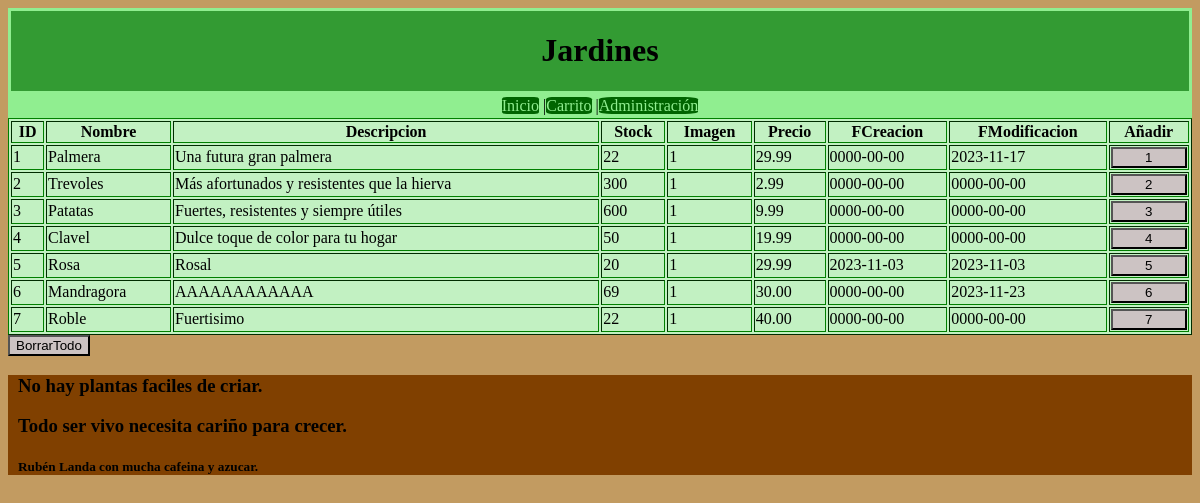
The app's page /T1/index.php with its own data.
### tables this page shows
CREATE TABLE `productos` (
  `ID` int(5) NOT NULL,
  `Nombre` varchar(42) NOT NULL,
  `Descripcion` varchar(254) NOT NULL,
  `Stock` int(5) NOT NULL,
  `Imagen` varchar(1) NOT NULL,
  `Precio` decimal(5,2) NOT NULL,
  `FCreacion` date NOT NULL,
  `FModificacion` date NOT NULL
);

### T1/index.php (the view, shortened to what this page needs)
<!DOCTYPE html>
<html>
    <head>
        <link rel="stylesheet" href="stiles.css">
    </head>
    <body>
    <?php
        include 'he.php';
        include 'si.php';
        include 'co.php';
        $sql = "select * from productos ORDER BY ID ASC";
        $result = $conn -> query($sql);
        echo "<table border='1'>";
        echo "<tr>";
        echo "<th>ID</th>";
        echo "<th>Nombre</th>";
        echo "<th>Descripcion</th>";
        echo "<th>Stock</th>";
        echo "<th>Imagen</th>";
        echo "<th>Precio</th>";
        echo "<th>FCreacion</th>";
        echo "<th>FModificacion</th>";
        echo "<th>Añadir</th>";
        echo "</tr>";
        while($row = $result->fetch_assoc()) {
            echo "<tr>";
            echo "<td>".$row['ID']."</td>";
            echo "<td>".$row['Nombre']."</td>";
            echo "<td>".$row['Descripcion']."</td>";
            echo "<td>".$row['Stock']."</td>";
            echo "<td>".$row['Imagen']."</td>";
            echo "<td>".$row['Precio']."</td>";
            echo "<td>".$row['FCreacion']."</td>";
            echo "<td>".$row['FModificacion']."</td>";
            echo "<td>";
            echo "<form action='index.php' method='GET'>";
                echo "<input type='submit' name='nu' value=".$row['ID'].">";
            echo "</form>";
            echo "</td>";
            echo "</tr>";
        }
        echo "</table>";
        echo "<form action='void.php' method='GET'>";
            echo "<input type='submit' value='BorrarTodo'>";
        echo "</form>";
        include 'fo.php';
    ?>
    </body>
</html>

### T1/he.php
<!DOCTYPE html>
<html>
    <body>
        <?php
        echo "<header>";
            echo "<h1>Jardines</h1>";
        echo "</header>";
        ?>
    </body>
</html>

### T1/si.php
<!DOCTYPE html>
<html>
    <body>
        <?php
        echo '<nav>';
            echo '<a href="index.php">Inicio</a> |';
            echo '<a href="carro.php">Carrito</a> |';
            echo '<a href="adminlog.php">Administración</a> ';
        echo '</nav>';
        ?>
    </body>
</html>

### T1/co.php (shortened to what this page needs)
<!DOCTYPE html>
<html>
    <body>
    </body>
</html>

### T1/fo.php
<!DOCTYPE html>
<html>
    <body>
        <?php
            echo "<footer>";
            echo "<h3>No hay plantas faciles de criar.</h3>";
            echo "<h3>Todo ser vivo necesita cariño para crecer.</h3>";
            echo "<h5>Rubén Landa con mucha cafeina y azucar.</h5>";
            echo "</footer>";
        ?>
    </body>
</html>

### T1/stiles.css (style rules this page uses)
body { background-color: #c29b61; }
header { background-color: rgb(51, 155, 51); text-align: center; border:solid; border-color: lightgreen; top: 0%; left: 0%; right: 100px; }
table { background-color: rgb(194, 241, 194); width: 100%; border-color: green; }
footer { background-color: #804000; position: relative; bottom: 0; left: 0; padding-left: 10px; }
nav { background-color: lightgreen; border:solid; border-color: lightgreen; text-align: center; left: 0%; }
a { color: lightgreen; background-color: darkgreen; border-radius: 13%; text-decoration: none; }
input[type=submit] { background-color: #ccc3c3; }
table input[type=submit] { width: 100%; height: auto; }

### records on screen
productos: ID "1", Nombre "Palmera", Descripcion "Una futura gran palmera", Stock "22", Imagen "1", Precio "29.99", FCreacion "0000-00-00", FModificacion "2023-11-17", nu "1"
productos: ID "2", Nombre "Trevoles", Descripcion "Más afortunados y resistentes que la hierva", Stock "300", Imagen "1", Precio "2.99", FCreacion "0000-00-00", FModificacion "0000-00-00", nu "2"
productos: ID "3", Nombre "Patatas", Descripcion "Fuertes, resistentes y siempre útiles", Stock "600", Imagen "1", Precio "9.99", FCreacion "0000-00-00", FModificacion "0000-00-00", nu "3"
productos: ID "4", Nombre "Clavel", Descripcion "Dulce toque de color para tu hogar", Stock "50", Imagen "1", Precio "19.99", FCreacion "0000-00-00", FModificacion "0000-00-00", nu "4"
productos: ID "5", Nombre "Rosa", Descripcion "Rosal", Stock "20", Imagen "1", Precio "29.99", FCreacion "2023-11-03", FModificacion "2023-11-03", nu "5"
productos: ID "6", Nombre "Mandragora", Descripcion "AAAAAAAAAAAA", Stock "69", Imagen "1", Precio "30.00", FCreacion "0000-00-00", FModificacion "2023-11-23", nu "6"
productos: ID "7", Nombre "Roble", Descripcion "Fuertisimo", Stock "22", Imagen "1", Precio "40.00", FCreacion "0000-00-00", FModificacion "0000-00-00", nu "7"
